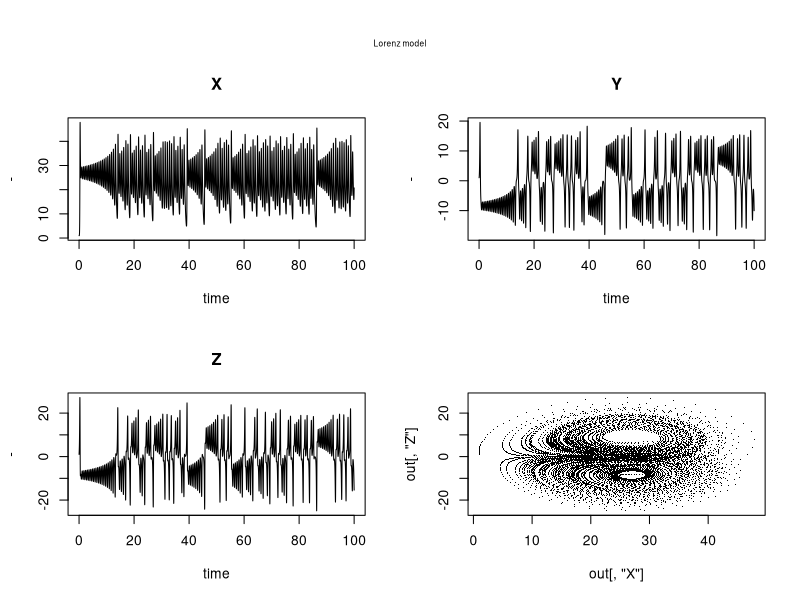

Source code (R):
library(deSolve)

parameters <- c(a=-8/3,b=-10,c=28)

state <- c(X=1,Y=1,Z=1)

lorenz <- function(t, state, parameters){
  with(as.list(c(state,parameters)),{
    dX <- a*X+Y*Z
    dY <- b*(Y-Z)
    dZ <- -X*Y+c*Y-Z
   list(c(dX,dY,dZ))
  })
}

times <- seq(0, 100, by = 0.01)

out <- ode(y = state, times = times, func = lorenz, parms = parameters)
head(out)
par(oma = c(0, 0, 3, 0))
plot(out, xlab = "time", ylab = "-")
plot(out[, "X"], out[, "Z"], pch = ".")
mtext(outer = TRUE, side = 3, "Lorenz model", cex = .5)
